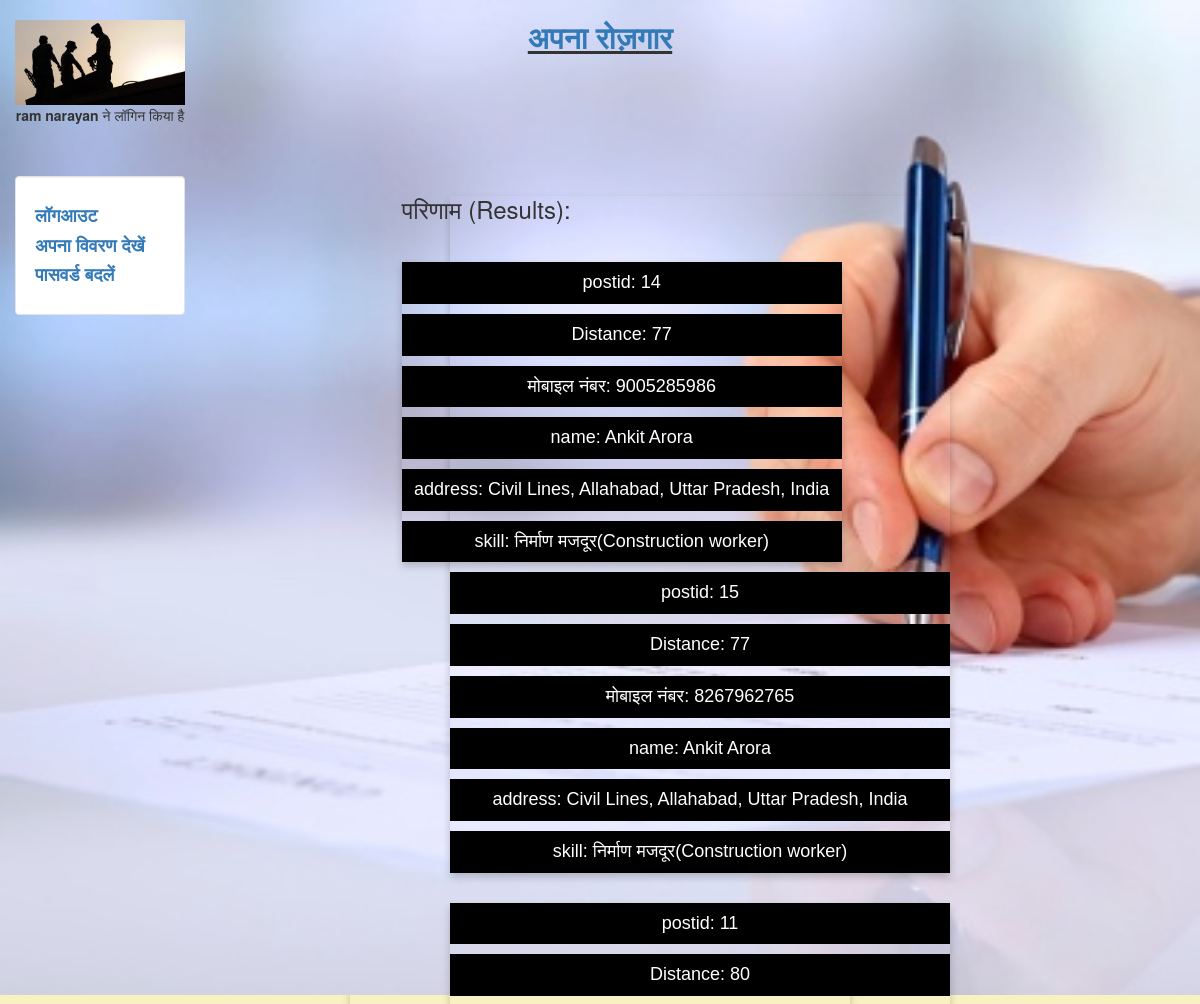
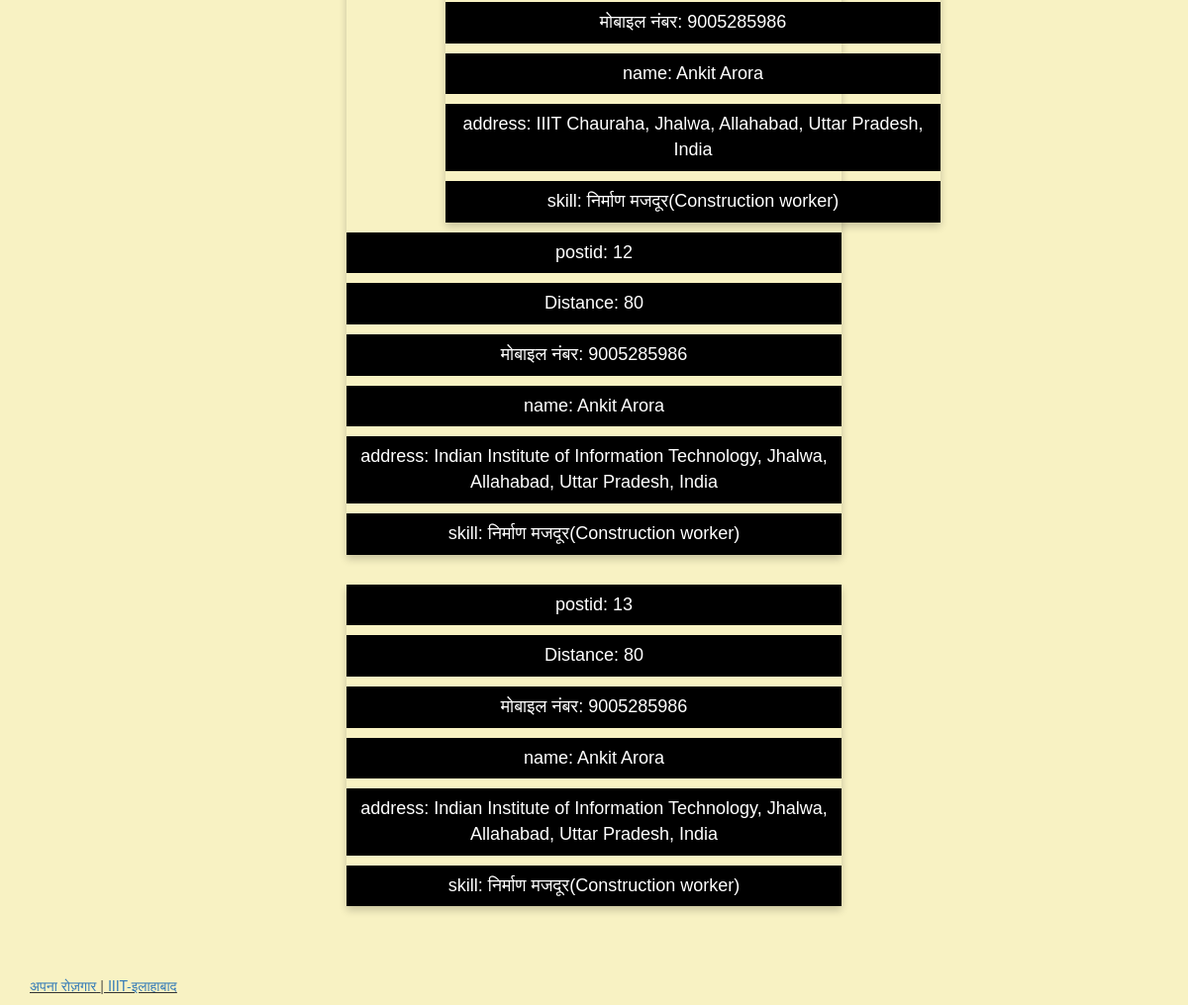
The page /worker/seepost (signed in) on the database its author committed (2 pictures, top to bottom).
### search/models.py (models this page shows, shortened)
class Posts(models.Model):
	post_id=models.AutoField(primary_key=True)
	username = models.CharField(max_length=100)
	name = models.CharField(max_length = 100,blank = True, null = True)
	s_contact = models.CharField(max_length=50,blank = True,null = True)
	rskill = models.CharField(max_length = 100,blank = True, null = True)
	street = models.CharField(max_length=250,blank = True, null = True)
	location = models.CharField(max_length=250,blank = True, null = True)
	start_date = models.DateField(blank = True, null = True)
	end_date = models.DateField(blank = True, null = True)
	Nworker = models.IntegerField(blank = True, null = True)
	Twork = models.CharField(max_length = 250,blank = True, null = True)
	description = models.TextField(max_length = 500,blank = True, null = True)
	lat = models.CharField(max_length = 50, blank = True, null= True)
	lng = models.CharField(max_length = 50, blank = True, null= True)
	status = models.CharField(max_length = 50,blank = True, null = True)
	distance = models.IntegerField(blank = True, null = True)

### worker/views.py (the view)
def viewpost(request):
  data=Profile.objects.get(user=request.user)
  pos=Posts.objects.filter(Q(rskill=data.skill1)|Q(rskill=data.skill2)|Q(rskill=data.skill3))
  pos=pos.filter(status='public')
  pos=pos.filter(start_date__gte=datetime.datetime.today())
  if len(pos)==0:
    warn='आपकी आवश्यकता से मेल खाने वाला कोई परिणाम नहीं है|'
    return render(request,'worker/postresult.html',{'pos':pos,'warn':warn})
  loc=location.objects.get(username=request.user.username)
  for dat in pos :
    dis=discal(float(dat.lat),float(dat.lng),float(loc.lat),float(loc.lng))
    dat.distance=dis
    dat.save()
  pos=pos.order_by('distance')
  warn=""
  return render(request,'worker/postresult.html',{'pos':pos,'warn':warn})

### worker/views.py (called while the page is built)
def discal(a,b,c,d):
  R = 6373.0
  lat1 = radians(a)
  lon1 = radians(b)
  lat2 = radians(c)
  lon2 = radians(d)
  dlon = lon2 - lon1
  dlat = lat2 - lat1
  a = sin(dlat / 2)**2 + cos(lat1) * cos(lat2) * sin(dlon / 2)**2
  c = 2 * atan2(sqrt(a), sqrt(1 - a))
  distance = R * c
  return round(distance,2)

### worker/templates/worker/postresult.html (shortened to what this page needs)
{% extends "login/header.html" %}
{% block content %}
<div class ='col-sm-6 col-sm-offset-2'>
  <link rel="stylesheet" href="https://cdnjs.cloudflare.com/ajax/libs/font-awesome/4.7.0/css/font-awesome.min.css">
<h3>परिणाम (Results): </h3><br>
{% for data in pos %}
  <div class="card">
  <p><button class = "but">postid: {{data.post_id}}</button></p>
  <p><button class = "but">Distance: {{data.distance}}</button></p>
  <p><button class = "but">मोबाइल नंबर: {{data.s_contact}}</button></p>
  <p><button class = "but">name: {{data.name}}</button></p>
  <p><button class = "but">address: {{data.location}}</button></p>
  <p><button class = "but">skill: {{data.rskill}}</button></p>
  </div>
  </div>
    <br>
{% endfor %}
{% endblock %}

### login/templates/login/header.html (shortened to what this page needs)
<!DOCTYPE html>
<html lang="en">
 <head>
   {% load staticfiles %}
   <link rel="stylesheet" href="{% static 'login/css/bootstrap.min.css' %}" type = "text/css"/>
  </head>
<body class="body" style="background-color:#F8F2C3">
	<div class="container-fluid" style="min-height:95%; ">
		<div class="row">
			  <div class="col-sm-2">
				<br>
				  <center>
					<img src="{% static 'login/img/profile.jpg' %}" class="img-responsive" style='max-height:100px;' alt="logo">
					{% if request.user.username %}
				  	<p><b> {{request.user.first_name}}</b> ने लॉगिन किया है</p>
					{% endif %}
				  </center>
			  </div>
			  <div class="col-sm-8">
				  <center>
				  <h2><b><u><a href="/about">अपना रोज़गार</a></b><u></h2>
				  </center>
			  </div>
		      </div>
		<div class="row">
		  <div class="col-sm-2">
			<div class="well bs-sidebar" id="sidebar" style="background-color:#fff">
			  <ul class="nav nav-pills nav-stacked">
			  	{% if request.user.username %}
			  	<h4><b><li><a href='/logout'   >लॉगआउट</a></li></b></h4>
			  	<h4><b><li><a href = '/view'>अपना विवरण देखें</a></li></b></h4>
                               <h4><b> <li><a href = '/change_password'>पासवर्ड बदलें</a></li></b></h4>
			  	{%else%}
				<h4><b><li><a href='/login'>लॉग इन करें</a></li></b></h4>
				<h4><b><li><a href='/register'>रजिस्टर करे</a></li></b></h4>
                                <h4><b><li><a href='/forgot_password'>पासवर्ड भूल गए?</a></li></b></h4>
				{%endif%}
			  </ul>
			</div>
		  </div>
		  <div class="col-sm-10">
			<div class='container-fluid'>
			   {% block content %}
			   {% endblock %}
	<footer>
         <br>
         <br>
		<div class="container-fluid" style='margin-left:15px'>
			<p><a href="/about" target="blank">अपना रोज़गार</a> | <a href="https://www.iiita.ac.in/" target="blank">IIIT-इलाहाबाद</a></p>
		</div>
	</footer>
</body>
</html>

### login/templates/login/header.html (style rules this page uses)
html, body { height:100% }

### worker/templates/worker/postresult.html (style rules this page uses)
.card { box-shadow: 0 4px 8px 0 rgba(0, 0, 0, 0.2); max-width: 500px; margin: auto; text-align: center; font-family: arial; }
.but { border: none; outline: 0; display: inline-block; padding: 8px; color: white; background-color: #000; text-align: center; cursor: pointer; width: 100%; font-size: 18px; }

### rows shown on the page
Posts: post_id "14", distance "77", s_contact "9005285986", name "Ankit Arora", location "Civil Lines, Allahabad, Uttar Pradesh, India", rskill "निर्माण मजदूर(Construction worker)"
Posts: post_id "15", distance "77", s_contact "8267962765", name "Ankit Arora", location "Civil Lines, Allahabad, Uttar Pradesh, India", rskill "निर्माण मजदूर(Construction worker)"
Posts: post_id "11", distance "80", s_contact "9005285986", name "Ankit Arora", location "IIIT Chauraha, Jhalwa, Allahabad, Uttar Pradesh, India", rskill "निर्माण मजदूर(Construction worker)"
Posts: post_id "12", distance "80", s_contact "9005285986", name "Ankit Arora", location "Indian Institute of Information Technology, Jhalwa, Allahabad, Uttar Pradesh, India", rskill "निर्माण मजदूर(Construction worker)"
Posts: post_id "13", distance "80", s_contact "9005285986", name "Ankit Arora", location "Indian Institute of Information Technology, Jhalwa, Allahabad, Uttar Pradesh, India", rskill "निर्माण मजदूर(Construction worker)"

### other values the page prints
{{ request.user.first_name }} "ram narayan"
